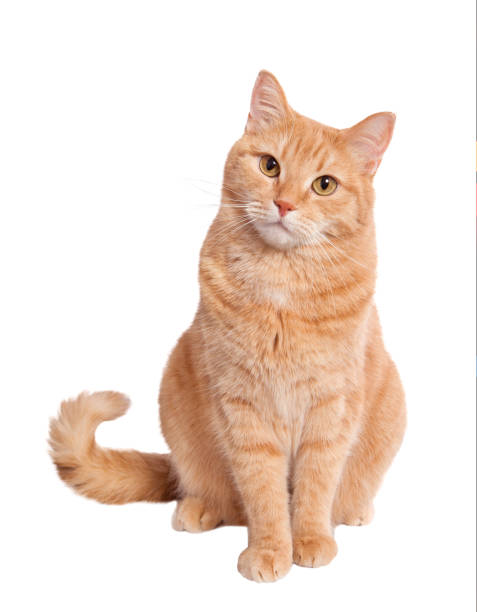
#> input picture image_analysis/data/images/cat.jpg, 477 x 612 px, found by its file name
$ python fft.py
#> lines starting #> are read from the running program, lines starting #| are printed output that depends on the picture
# ---------------------------------------------------------------
# Script name : deconvolution.py
# Taken from  : https://docs.opencv.org/
# ---------------------------------------------------------------
# Description:
# Deconvolution of 2 images using Richardson-Lucy
#   Used here to produce PSF
# ---------------------------------------------------------------


import cv2 as cv
import numpy as np
from matplotlib import pyplot as plt

img = cv.imread('data\\images\\cat.jpg',0)
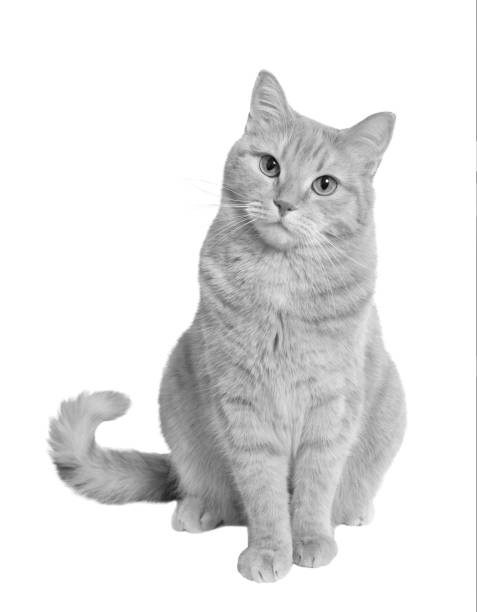
#> img: shape (612, 477); min 0, max 255, mean 228.6

f = np.fft.fft2(img)
fshift = np.fft.fftshift(f)
magnitude_spectrum = 20*np.log(np.abs(fshift))
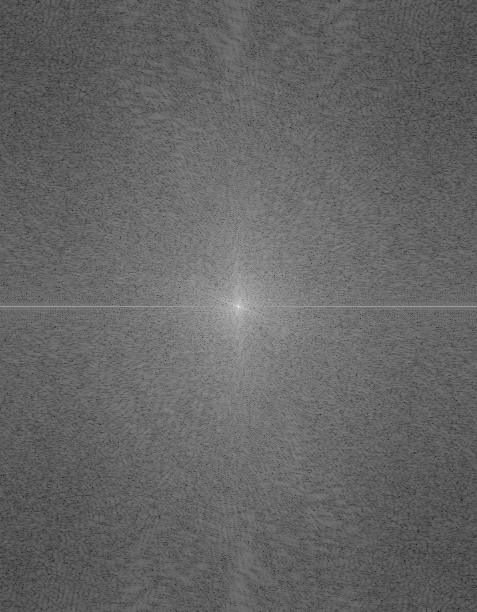
#> magnitude_spectrum: shape (612, 477) float64; min -2.05, max 360.3, mean 142.3; drawn with min black and max white

fig = plt.figure("FFT with numpy")

plt.subplot(2,2,1),plt.imshow(img, cmap = 'gray')
plt.title('Input Image'), plt.xticks([]), plt.yticks([])
plt.subplot(2,2,2),plt.imshow(magnitude_spectrum, cmap = 'gray')
plt.title('Magnitude Spectrum'), plt.xticks([]), plt.yticks([])

rows, cols = img.shape
#> rows = 612; cols = 477
crow,ccol = rows//2 , cols//2
#> crow = 306; ccol = 238
fshift[crow-30:crow+30, ccol-30:ccol+30] = 0
f_ishift = np.fft.ifftshift(fshift)
img_back = np.fft.ifft2(f_ishift)
img_back = np.abs(img_back)
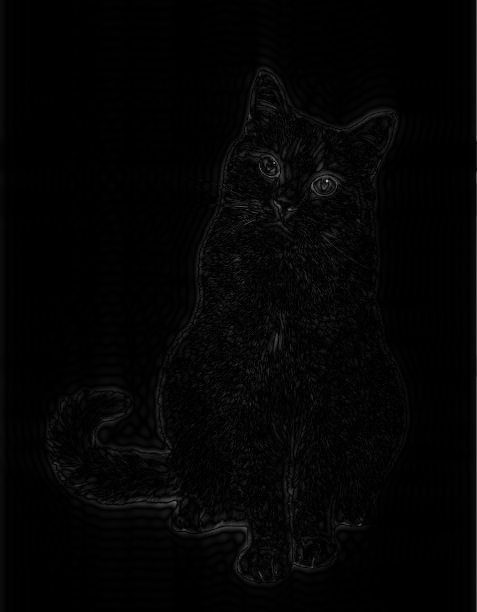
#> img_back: shape (612, 477) float64; min 0.00198, max 179.5, mean 4.4

plt.subplot(2,2,3),plt.imshow(img_back, cmap = 'gray')
plt.title('Image after HPF'), plt.xticks([]), plt.yticks([])
plt.subplot(2,2,4),plt.imshow(img_back)
plt.title('Result in JET'), plt.xticks([]), plt.yticks([])


dft = cv.dft(np.float32(img),flags = cv.DFT_COMPLEX_OUTPUT)
dft_shift = np.fft.fftshift(dft)

magnitude_spectrum = 20*np.log(cv.magnitude(dft_shift[:,:,0],dft_shift[:,:,1]))

fig = plt.figure("FFT with OpenCV")

plt.subplot(1,3,1), plt.imshow(img, cmap = 'gray')
plt.title('Input Image'), plt.xticks([]), plt.yticks([])
plt.subplot(1,3,2),plt.imshow(magnitude_spectrum, cmap = 'gray')
plt.title('Magnitude Spectrum'), plt.xticks([]), plt.yticks([])


rows, cols = img.shape
crow,ccol = rows//2 , cols//2

# create a mask first, center square is 1, remaining all zeros
mask = np.zeros((rows,cols,2),np.uint8)
mask[crow-30:crow+30, ccol-30:ccol+30] = 1

# apply mask and inverse DFT
fshift = dft_shift*mask
f_ishift = np.fft.ifftshift(fshift)
img_back = cv.idft(f_ishift)
img_back = cv.magnitude(img_back[:,:,0],img_back[:,:,1])
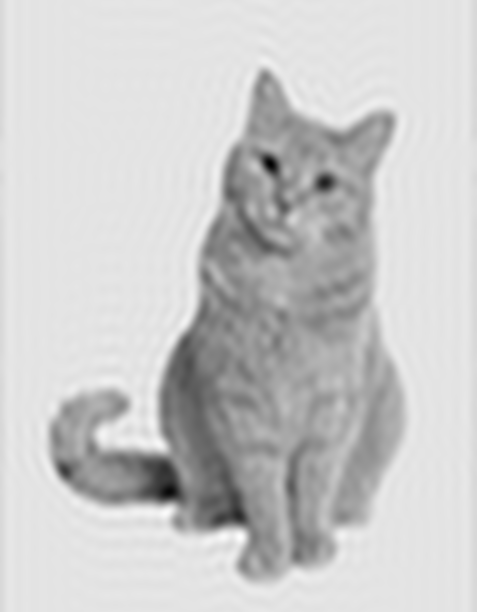
#> img_back: shape (612, 477) float32; min 5834556, max 82564056, mean 66721716; drawn with min black and max white

plt.subplot(1,3,3),plt.imshow(img_back, cmap = 'gray')
plt.title('Magnitude Spectrum'), plt.xticks([]), plt.yticks([])


plt.show()
